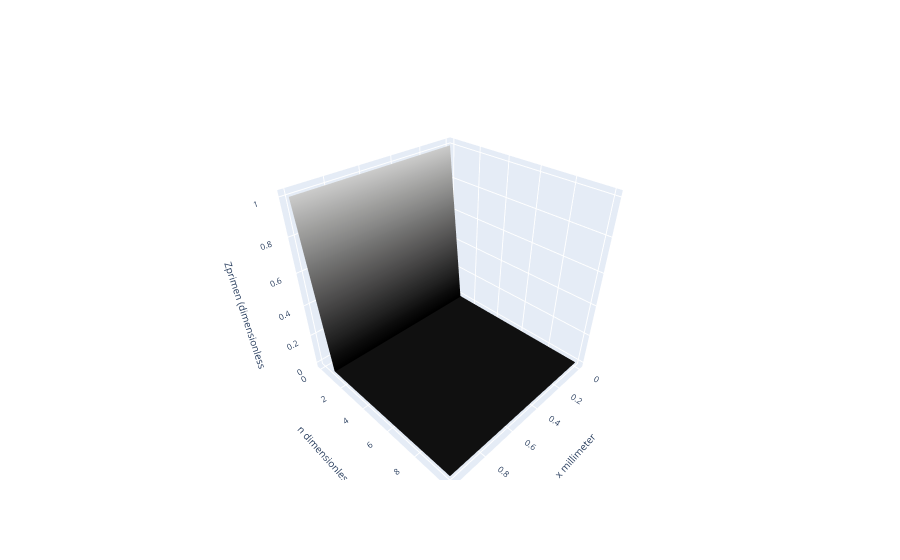

Notebook code for this chart:
### Markdown cell above
### Visualizing $Z'_n$ 
In the cell below, your task is to use Eq. 4 to construct $Z'_n$ (call it "Zprime_n") in our $(x,n)$ state space. Then use PL.plot_surface to visualize it, with appropriate labels.

### Code cell
### BEGIN SOLUTION

Zprime_n = np.exp(-DeltaEn/R/Tgrid)
Zprime_nlabel = 'Zprimen ('+str(Zprime_n.units)
PL.plot_surface1(xgrid,ngrid,Zprime_n,labellist=[xlabel,nlabel,Zprime_nlabel]).show()


# Not part of the solution, but what if we eliminate the dependence on n>0?
# for i in range(0,nmax+1):
#     print(ngrid[0,i],Zprime_n[1,i])
# Zprime_n[:,1:nmax+1]=0
# for i in range(0,nmax+1):
#     print(ngrid[0,i],Zprime_n[1,i])
# ax = PL.plot_surface(xgrid,ngrid,Zprime_n)
# ax.set_xlabel("x ("+str(xgrid.units)+")")
# ax.set_ylabel("n")
# ax.set_zlabel("Z'_n "+str(Zprime_n.units))

### END SOLUTION

### Figure 1 — Plotly figure (JSON) as saved in the notebook; plotly's stock layout.template omitted (floating-point values rounded to 4 significant figures; data arrays with more than 128 entries replaced by an {"elided": "..."} marker saying what was removed)
{"data": [{"colorscale": [[0, "rgb(0, 0, 0)"], [0.09091, "rgb(16, 16, 16)"], [0.1818, "rgb(38, 38, 38)"], [0.2727, "rgb(59, 59, 59)"], [0.3636, "rgb(81, 80, 80)"], [0.4545, "rgb(102, 101, 101)"], [0.5455, "rgb(124, 123, 122)"], [0.6364, "rgb(146, 146, 145)"], [0.7273, "rgb(171, 171, 170)"], [0.8182, "rgb(197, 197, 195)"], [0.9091, "rgb(224, 224, 223)"], [1, "rgb(254, 254, 253)"]], "showscale": false, "type": "surface", "x": {"elided": "200x11 float values"}, "y": {"elided": "200x11 int values"}, "z": {"elided": "200x11 float values"}}], "layout": {"autosize": true, "scene": {"xaxis": {"tickfont": {"size": 10}, "title": {"font": {"size": 10}, "text": "x millimeter"}}, "yaxis": {"tickfont": {"size": 10}, "title": {"font": {"size": 10}, "text": "n dimensionless"}}, "zaxis": {"tickfont": {"size": 10}, "title": {"font": {"size": 10}, "text": "Zprimen (dimensionless"}}}, "title": {"text": ""}, "yaxis": {"automargin": true}}}
